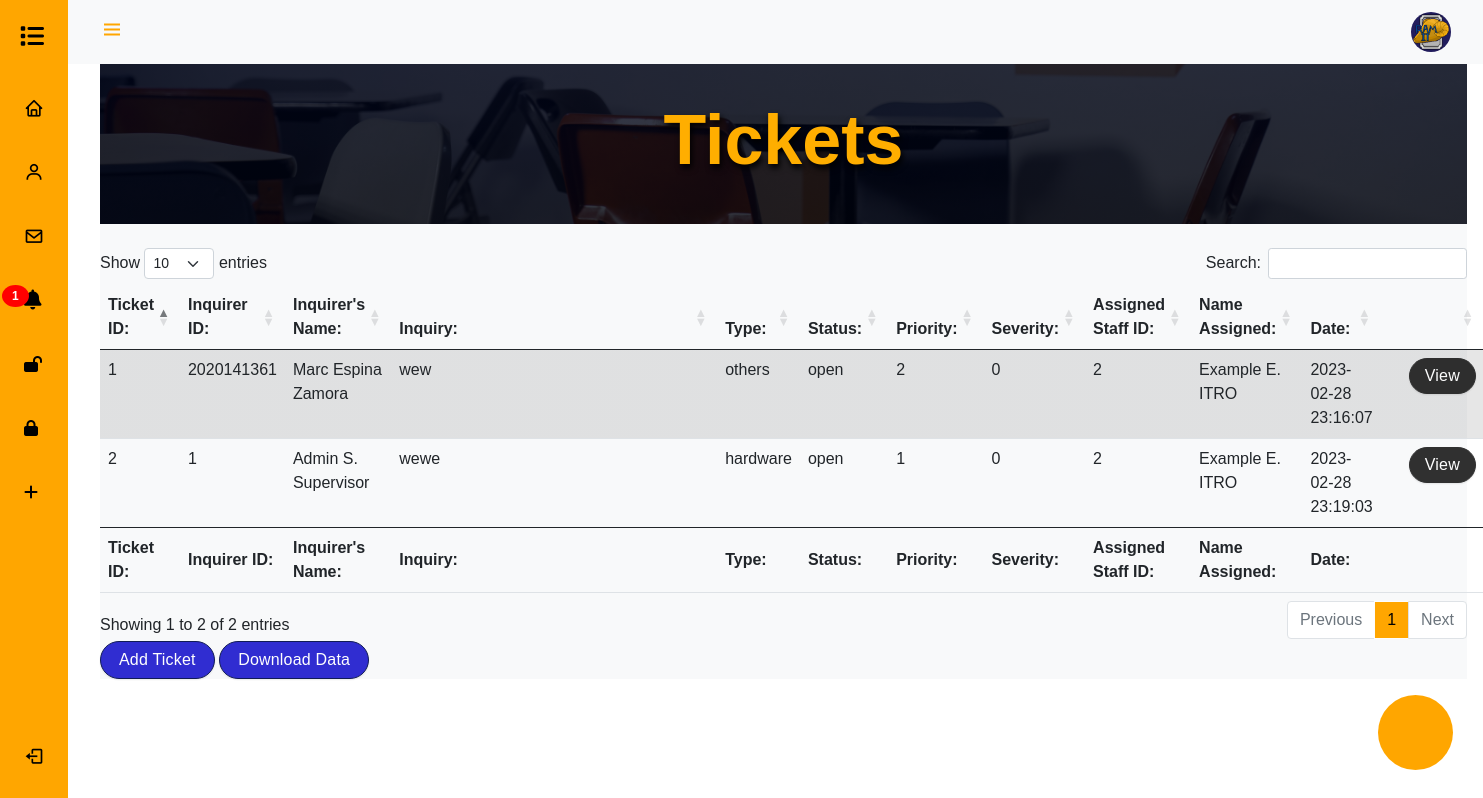
The page /ticket.php (signed in) on the database as committed earlier.
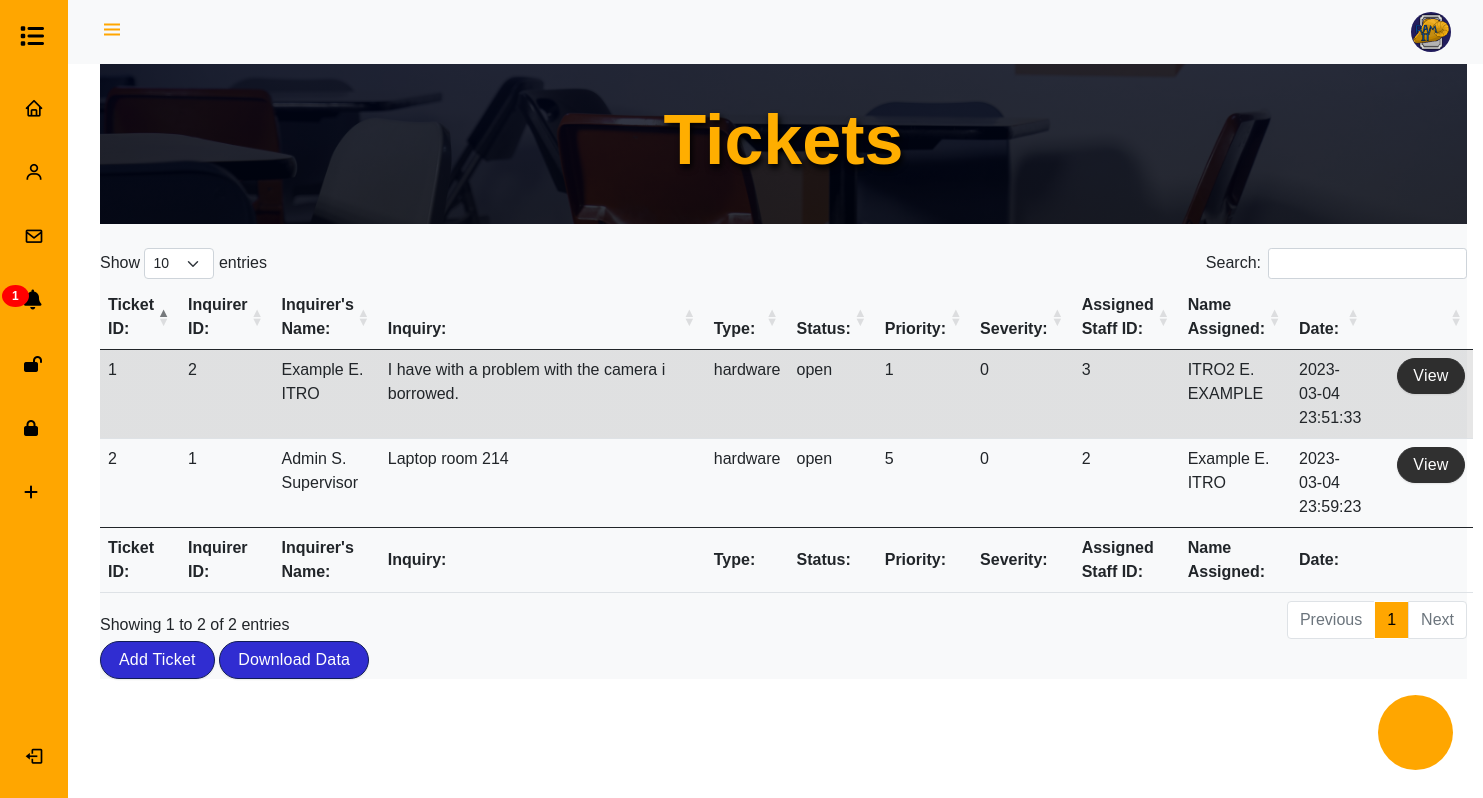
The same page on the database as committed later.
### tables this page shows
CREATE TABLE IF NOT EXISTS `ticket` (
  `tid` int NOT NULL AUTO_INCREMENT,
  `iid` int NOT NULL,
  `iname` varchar(100) NOT NULL,
  `ipstion` varchar(10) NOT NULL,
  `email` varchar(50) NOT NULL,
  `img` varchar(50) NOT NULL,
  `inquiry` text NOT NULL,
  `itype` varchar(50) NOT NULL,
  `fdes` text NOT NULL,
  `stat` varchar(11) NOT NULL,
  `priority` int NOT NULL,
  `severity` int NOT NULL,
  `filename` varchar(225) NOT NULL,
  `assignid` int NOT NULL,
  `aemail` varchar(255) NOT NULL,
  `aname` varchar(100) NOT NULL,
  `apstion` varchar(10) NOT NULL,
  `dt` datetime NOT NULL,
  `dta` datetime NOT NULL,
  `notifstus` int NOT NULL,
  `notifstum` text NOT NULL,
  `notifits` int NOT NULL,
  `notifitm` text NOT NULL,
  `notifdts` datetime NOT NULL,
  `notifdti` datetime NOT NULL,
  PRIMARY KEY (`tid`)
);

### ticket.php (the view, shortened to what this page needs)
<?php
require 'code/components/connect.php';
if ($_SESSION['pstion'] == "student"){
$sql = "SELECT * from ticket where iid = ".$_SESSION['id'];
} else
{
    $sql = "SELECT * from ticket";
}
$page = $_GET['link'];
$result = mysqli_query($con, $sql);
?>
<!DOCTYPE html>
        <html>
            <head>
                <link href='https://cdn.jsdelivr.net/npm/bootstrap@5.0.0-beta1/dist/css/bootstrap.min.css' rel='stylesheet'>
                <link href='https://cdn.jsdelivr.net/npm/boxicons@latest/css/boxicons.min.css' rel='stylesheet'>
                <link rel="stylesheet" href="https://cdnjs.cloudflare.com/ajax/libs/twitter-bootstrap/5.2.0/css/bootstrap.min.css">
                <link rel="stylesheet" href="https://cdn.datatables.net/1.13.1/css/dataTables.bootstrap5.min.css">
                <link rel="stylesheet" href="https://cdnjs.cloudflare.com/ajax/libs/twitter-bootstrap/5.0.2/css/bootstrap.min.css">
                <link rel="stylesheet" href="https://cdnjs.cloudflare.com/ajax/libs/font-awesome/5.15.4/css/all.min.css">
                <link href="res/res-tickets/tickets.css" rel="stylesheet" type="text/css">
                <link href="res/res-chatbot/chatbot.css" rel="stylesheet" type="text/css">
            </head>
    <body className='snippet-body'>
    <body id="body-pd">
        <header class="header" id="header">
            <div class="header_toggle"> <i class='bx bx-menu' id="header-toggle"></i> </div>
            <div class="header_img"> <img src="res/img/logo.png" alt=""> </div>
        </header>
            <?php require 'code/components/nav.php'; ?>
            <div class="height-100 bg-light">
            <div>
                <section id="headerwel">
                   <div class="containerwel">
                       <div class="middlewel">
                           <h1 class="text-white display-3 fw-bold">
                               <span class="theme-text">Tickets</span></h1>
                       </div>
                   </div>
                   </section>
               </div>
               <br>
                <div>
                    <table id="example" class="table table-striped" style="width:80%;">
                        <thead>
                            <tr>
                                <th>Ticket ID:</th>
                                <th>Inquirer ID:</th>
                                <th>Inquirer's Name:</th>
                                <th>Inquiry:</th>
                                <th>Type:</th>
                                <th>Status:</th>
                                <th>Priority:</th>
                                <th>Severity:</th>
                                <th>Assigned Staff ID:</th>
                                <th>Name Assigned:</th>
                                <th>Date:</th>
                                <th></th>
                            </tr>
                        </thead>
                        <tbody>
                        <?php while($row = mysqli_fetch_array($result)){
                            ?>
                            <tr>
                               <td><?=$row['tid']; ?></td>
                               <td><?=$row['iid']; ?></td>
                               <td><?=$row['iname']?></td>
                               <td><div class="tbl-of"><?=$row['inquiry']; ?></div></td>
                               <td><?=$row['itype']; ?></td>
                               <td><?=$row['stat']; ?></td>
                               <td><?=$row['priority']; ?></td>
                               <td><?=$row['severity']; ?></td>
                               <td class = "assignid"><?=$row['assignid']; ?></td>
                               <td><?=$row['aname']?></td>
                               <td class = "dt"> <?=$row['dt'] ?></td>
                               <td>
                                   <a  class = "links" href="tdetails.php? id=<?=$row['tid']; ?>"><button type="button" class="btn btn-inverse btn-roundedOT waves-effect waves-light m-b-5">View</button></a>
                               </td>
                           </tr>
                            <?php
                       }
                   ?>
                        </tbody>
                        <tfoot>
                            <tr>
                                <th>Ticket ID:</th>
                                <th>Inquirer ID:</th>
                                <th>Inquirer's Name:</th>
                                <th>Inquiry:</th>
                                <th>Type:</th>
                                <th>Status:</th>
                                <th>Priority:</th>
                                <th>Severity:</th>
                                <th>Assigned Staff ID:</th>
                                <th>Name Assigned:</th>
                                <th>Date:</th>
                                <th></th>
                            </tr>
                        </tfoot>
                    </table>
                </div>
                <a href="tadd.php?link=ticketc"><button type="button" class="btn btn-primary btn-rounded waves-effect waves-light m-b-5">Add Ticket</button></a>
                <a href="code/components/tcsv.php"><button type="button" class="btn btn-primary btn-rounded waves-effect waves-light m-b-5">Download Data</button></a>
             <?php require 'code/components/cb.php';?>
    </body>
</html>

### code/components/nav.php (shortened to what this page needs)
<?php
require 'code/components/connect.php';
if ($_SESSION['pstion'] == "student"){
    $nsql = "SELECT * from ticket where stat = 'open' AND notifstus = 0 AND iid = " .$_SESSION['id']. " ORDER BY notifdti desc";
    }
    elseif ($_SESSION['pstion'] == "it")
    {
    $nsql = "SELECT * from ticket where  stat = 'open' AND notifits = 0 AND assignid = " .$_SESSION['id']. " ORDER BY notifdts desc";
    }
    else{
	$nsql = "SELECT * from ticket where stat='pending' OR stat = 'open' AND iid = " .$_SESSION['id']. " AND notifstus = 0  ORDER BY notifdti desc";
    }
                            $nresult = mysqli_query($con, $nsql);
                            $i = 0;
?>
<div class="l-navbar" id="nav-bar">
                <nav class="nav">
                    <div> <a href="#" class="nav_logo"> <i class="fa-solid fa-list fa-xl" style="color:black;margin-left:-4px;"></i> <span class="nav_logo-name">RAM-IT</span> </a>
                        <div class="nav_list">
                            <a href="home.php?link=home" class="nav_link <?php if ($page == 'home') {echo 'active';} else {echo '';}?>"> <i class='bx bx-home nav_icon'></i> <span class="nav_name">Home</span> </a>
                            <a href="profile.php?link=profile" class="nav_link <?php if ($page == 'profile') {echo 'active';} else {echo '';}?>"> <i class='bx bx-user nav_icon'></i> <span class="nav_name">Profile</span> </a>
                            <a href="ticket.php?link=ticket" class="nav_link <?php if ($page == 'ticket') {echo 'active';} else {echo '';}?>"> <i class='bx bx-envelope nav_icon'></i> <span class="nav_name">All Tickets</span> </a>
                            <a href="notification.php?link=notif" class="nav_link <?php if ($page == 'notif') {echo 'active';} else {echo '';}?>" > <span class="badge"><?php while($nrow = mysqli_fetch_array($nresult)){ $i++; } if( $i == 0) { } else{echo $i;} ?></span><i class='fas fa-bell nav_icon'></i> <span class="nav_name">Notification</span> </a>
                            <a href="ticketo.php?link=ticketo" class="nav_link <?php if ($page == 'ticketo') {echo 'active';} else {echo '';}?>"> <i class="fa-solid fa-lock-open 2px"></i> </a>
                            <a href="ticketc.php?link=ticketc" class="nav_link <?php if ($page == 'ticketc') {echo 'active';} else {echo '';}?>"> <i class="fa-solid fa-lock"></i> <span class="nav_name">Closed Tickets</span> </a>
                            <?php if ($_SESSION['pstion'] == 'student'){}else{?>
							<a href="tcb.php?link=tcb" class="nav_link <?php if ($page == 'tcb') {echo 'active';} else {echo '';}?>"> <i class="fa-solid fa-plus"></i> <span class="nav_name">Add Ticket</span></a>
							<?php } ?>
                        </div>
                    </div> <a href="code/components/logout.php" class="nav_link"> <i class='bx bx-log-out nav_icon'></i> <span class="nav_name">Sign Out</span> </a>
                </nav>
            </div>

### code/components/cb.php (shortened to what this page needs)
<div class="container">
                 <div class="row">
                     <div class="wrapper">
                         <div class="contact-form-page">
                             <div style="height:10%;"></div>
                             <div class="container-chat mt-4">
                                 <div class="card mx-auto" style="max-width:100%">
                                     <div class="card-header" style="background-color: white;">
                                         <div class="navbar navbar-expand p-0">
                                             <ul class="navbar-nav me-auto align-items-center">
                                                 <li class="nav-item">
                                                     <a href="#!" class="nav-link">
                                                     </a>
                                                 </li>
                                             </ul>
                                         </div>
                                     </div>
                                 </div>
                             </div>
                         </div>
                             <a class="buttom-btn" href="#"></a>
                     </div>
                 </div>
             </div>
         </div>

### res/res-tickets/tickets.css (style rules this page uses)
@media screen and (min-width: 768px) { body { margin: calc(var(--header-height) + 1rem) 0 0 0; padding-left: calc(var(--nav-width) + 2rem); } }
@media screen and (min-width: 768px) { .header { height: calc(var(--header-height) + 1rem); padding: 0 2rem 0 calc(var(--nav-width) + 2rem); } }
@media screen and (min-width: 768px) { .header_img { width: 40px; height: 40px; } }
@media screen and (min-width: 768px) { .header_img img { width: 45px; } }
@media screen and (min-width: 768px) { .l-navbar { left: 0; padding: 1rem 1rem 0 0; } }
.btn { -moz-box-shadow: 0px 1px 2px 0px rgba(0, 0, 0, 0.1); -webkit-box-shadow: 0px 1px 2px 0px rgba(0, 0, 0, 0.1); border-radius: 2px; box-shadow: 0px 1px 2px 0px rgba(0, 0, 0, 0.1); font-family: "Nunito", sans-serif; letter-spacing: 0.2px; opacity: 0.93; }
.btn-primary, .btn-success, .btn-info, .btn-warning, .btn-danger, .btn-inverse, .btn-purple, .btn-pink { color: #ffffff !important; }
.btn-primary, .btn-primary:hover, .btn-primary:focus, .btn-primary:active, .btn-primary.active, .btn-primary.focus, .btn-primary:active, .btn-primary:focus, .btn-primary:hover, .open > .dropdown-toggle.btn-primary { background-color: #211ece !important; border: 1px solid #000b49 !important; }
.btn-inverse, .btn-inverse:hover, .btn-inverse:focus, .btn-inverse:active, .btn-inverse.active, .btn-inverse.focus, .btn-inverse:active, .btn-inverse:focus, .btn-inverse:hover, .open > .dropdown-toggle.btn-inverse { background-color: #212121 !important; border: 1px solid #212121 !important; color: #ffffff; }
.btn-rounded { border-radius: 2em; padding: 6px 18px; }
.btn-roundedOT { border-radius: 2em; padding: 5px 15px; margin-left: 20px; }
.tbl-of { width: 310px; height: 65px; overflow: auto; }
#headerwel { background-image: linear-gradient(rgba(0, 5, 24, 0.8), rgba(0, 3, 15, 0.8)), url("../img/bg.jpg"); background-position: center; background-size: cover; width: 100%; height: 20vh; position: relative; }
:root { --main-color: #ffae00; }
.theme-text { color: var(--main-color) !important; }
.middlewel { display: flex; justify-content: center; align-items: center; height: 20vh; width: 100%; text-shadow: 2px 4px 6px rgb(0, 0, 0); }
.middlewel h1 { font-size: 70px; }

### res/res-chatbot/chatbot.css (style rules this page uses)
.contact-form-page { height: 50px; width: 50px; display: block; border-radius: 50%; position: absolute; bottom: 42px; right: 42px; overflow: hidden; -webkit-transition: all 1s; -moz-transition: all 1s; -o-transition: all 1s; transition: all 1s; background: #ffa600; position: fixed; }
.buttom-btn { position: absolute; position: fixed; bottom: 30px; right: 30px; background: #ffa600; width: 75px; height: 75px; border-radius: 50%; }
.container-chat { padding-left: var(--bs-gutter-x,-0.25rem); padding-right: var(--bs-gutter-x,-0.25rem); }

### ticket.php (style rules this page uses)
.nav_link .badge { position: absolute; top: 5px; left: 2px; padding: 5px 10px; border-radius: 50%; background-color: red; color: white; z-index: -1; }

Rows that differ between the two databases and show on the page:
changed ticket id 1: iid "2020141361" → "2"; iname "Marc Espina Zamora" → "Example E. ITRO"; inquiry "wew" → "I have with a problem with the camera i borrowed."; itype "others" → "hardware"; priority "2" → "1"; assignid "2" → "3"; aname "Example E. ITRO" → "ITRO2 E. EXAMPLE"; dt "2023-02-28 23:16:07" → "2023-03-04 23:51:33"
changed ticket "Admin S. Supervisor": inquiry "wewe" → "Laptop room 214"; priority "1" → "5"; dt "2023-02-28 23:19:03" → "2023-03-04 23:59:23"
